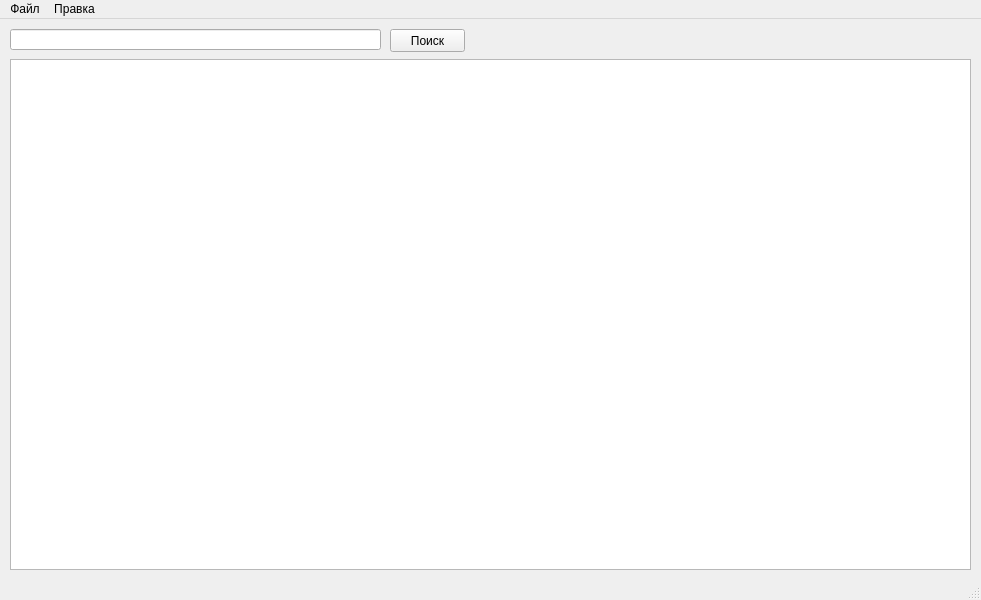
<?xml version="1.0" encoding="UTF-8"?>
<ui version="4.0">
 <class>MainWindow</class>
 <widget class="QMainWindow" name="MainWindow">
  <property name="geometry">
   <rect>
    <x>0</x>
    <y>0</y>
    <width>981</width>
    <height>600</height>
   </rect>
  </property>
  <property name="windowTitle">
   <string>MainWindow</string>
  </property>
  <widget class="QWidget" name="centralwidget">
   <widget class="QTableWidget" name="tableWidget">
    <property name="geometry">
     <rect>
      <x>10</x>
      <y>40</y>
      <width>961</width>
      <height>511</height>
     </rect>
    </property>
   </widget>
   <widget class="QLineEdit" name="lineEdit">
    <property name="geometry">
     <rect>
      <x>10</x>
      <y>10</y>
      <width>371</width>
      <height>21</height>
     </rect>
    </property>
   </widget>
   <widget class="QPushButton" name="searchButton">
    <property name="geometry">
     <rect>
      <x>390</x>
      <y>10</y>
      <width>75</width>
      <height>23</height>
     </rect>
    </property>
    <property name="text">
     <string>Поиск</string>
    </property>
   </widget>
  </widget>
  <widget class="QMenuBar" name="menubar">
   <property name="geometry">
    <rect>
     <x>0</x>
     <y>0</y>
     <width>981</width>
     <height>21</height>
    </rect>
   </property>
   <widget class="QMenu" name="menu">
    <property name="title">
     <string>Файл</string>
    </property>
    <addaction name="saveAction"/>
    <addaction name="saveAsAction"/>
   </widget>
   <widget class="QMenu" name="menu_2">
    <property name="title">
     <string>Правка</string>
    </property>
    <addaction name="deleteAction"/>
   </widget>
   <addaction name="menu"/>
   <addaction name="menu_2"/>
  </widget>
  <widget class="QStatusBar" name="statusbar"/>
  <action name="saveAction">
   <property name="text">
    <string>Сохранить...</string>
   </property>
  </action>
  <action name="saveAsAction">
   <property name="text">
    <string>Сохранить как...</string>
   </property>
  </action>
  <action name="deleteAction">
   <property name="text">
    <string>Удалить выбранные элементы...</string>
   </property>
  </action>
 </widget>
 <resources/>
 <connections/>
</ui>
